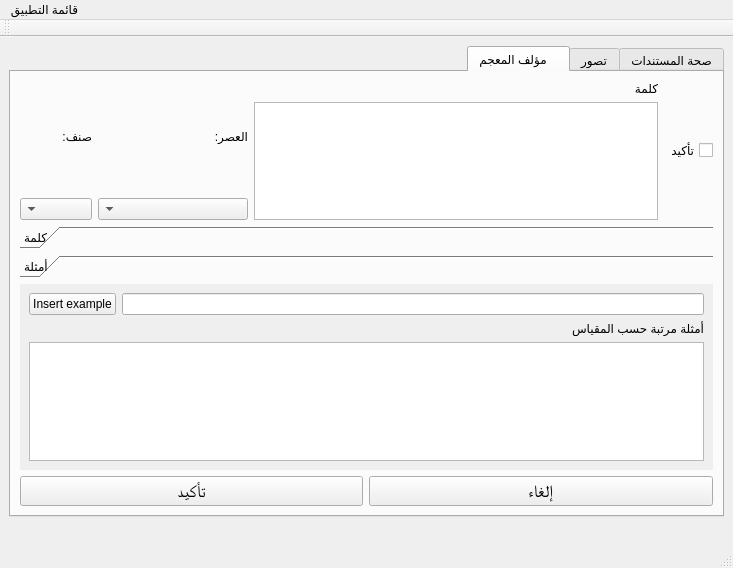
<?xml version="1.0" encoding="UTF-8"?>
<ui version="4.0">
 <class>MainWindow</class>
 <widget class="QMainWindow" name="MainWindow">
  <property name="geometry">
   <rect>
    <x>0</x>
    <y>0</y>
    <width>733</width>
    <height>568</height>
   </rect>
  </property>
  <property name="windowTitle">
   <string>MainWindow</string>
  </property>
  <property name="locale">
   <locale language="Arabic" country="Egypt"/>
  </property>
  <widget class="QWidget" name="centralwidget">
   <layout class="QVBoxLayout" name="verticalLayout_3">
    <item>
     <widget class="QTabWidget" name="tabWidget">
      <property name="layoutDirection">
       <enum>Qt::RightToLeft</enum>
      </property>
      <property name="autoFillBackground">
       <bool>true</bool>
      </property>
      <property name="styleSheet">
       <string notr="true">font: 75 13pt &quot;Bitstream Charter&quot;;</string>
      </property>
      <property name="currentIndex">
       <number>2</number>
      </property>
      <widget class="QWidget" name="tab_3">
       <attribute name="title">
        <string>صحة المستندات</string>
       </attribute>
       <layout class="QHBoxLayout" name="horizontalLayout_3">
        <item>
         <widget class="QGroupBox" name="groupBox">
          <property name="layoutDirection">
           <enum>Qt::RightToLeft</enum>
          </property>
          <property name="autoFillBackground">
           <bool>true</bool>
          </property>
          <property name="styleSheet">
           <string notr="true">font: 75 16pt &quot;Bitstream Charter&quot;;</string>
          </property>
          <property name="title">
           <string>تسجيل الدخول الاشتراك</string>
          </property>
          <layout class="QVBoxLayout" name="verticalLayout_4">
           <item>
            <layout class="QGridLayout" name="gridLayout_4">
             <property name="sizeConstraint">
              <enum>QLayout::SetMinAndMaxSize</enum>
             </property>
             <item row="5" column="0">
              <widget class="QPushButton" name="pushButton">
               <property name="text">
                <string>تسجيل الدخول</string>
               </property>
              </widget>
             </item>
             <item row="2" column="0">
              <widget class="QTextEdit" name="textEdit_2"/>
             </item>
             <item row="3" column="0">
              <widget class="QLabel" name="label_2">
               <property name="styleSheet">
                <string notr="true">font: 75 11pt &quot;Bitstream Charter&quot;;</string>
               </property>
               <property name="text">
                <string>كلمة السر</string>
               </property>
              </widget>
             </item>
             <item row="1" column="0">
              <widget class="QLabel" name="label">
               <property name="autoFillBackground">
                <bool>true</bool>
               </property>
               <property name="styleSheet">
                <string notr="true">font: 75 11pt &quot;Bitstream Charter&quot;;
font: 75 11pt &quot;Bitstream Charter&quot;;</string>
               </property>
               <property name="text">
                <string>مؤلف المعجم</string>
               </property>
              </widget>
             </item>
             <item row="4" column="0">
              <widget class="QTextEdit" name="textEdit">
               <property name="tabChangesFocus">
                <bool>true</bool>
               </property>
              </widget>
             </item>
            </layout>
           </item>
          </layout>
         </widget>
        </item>
       </layout>
      </widget>
      <widget class="QWidget" name="tab_4">
       <attribute name="title">
        <string>تصور</string>
       </attribute>
       <layout class="QHBoxLayout" name="horizontalLayout">
        <item>
         <layout class="QGridLayout" name="gridLayout_5">
          <item row="0" column="1">
           <widget class="QPushButton" name="corpushow">
            <property name="text">
             <string>عرض كوربوس العربية</string>
            </property>
           </widget>
          </item>
          <item row="1" column="1">
           <widget class="QPushButton" name="quittershow">
            <property name="layoutDirection">
             <enum>Qt::RightToLeft</enum>
            </property>
            <property name="autoFillBackground">
             <bool>true</bool>
            </property>
            <property name="text">
             <string>ترك</string>
            </property>
            <property name="checkable">
             <bool>true</bool>
            </property>
            <property name="checked">
             <bool>false</bool>
            </property>
           </widget>
          </item>
         </layout>
        </item>
        <item>
         <layout class="QGridLayout" name="gridLayout_6">
          <item row="0" column="0">
           <widget class="QLabel" name="label_8">
            <property name="text">
             <string>هيكل من محتويات كوربوس العربية</string>
            </property>
           </widget>
          </item>
          <item row="1" column="0">
           <widget class="QTreeView" name="treeView"/>
          </item>
          <item row="3" column="0">
           <widget class="QListView" name="listView">
            <property name="layoutDirection">
             <enum>Qt::RightToLeft</enum>
            </property>
            <property name="autoFillBackground">
             <bool>true</bool>
            </property>
            <property name="styleSheet">
             <string notr="true">
font: 75 11pt &quot;Bitstream Charter&quot;;
</string>
            </property>
           </widget>
          </item>
          <item row="2" column="0">
           <widget class="QLabel" name="label_9">
            <property name="text">
             <string>المحتوى المحدد</string>
            </property>
           </widget>
          </item>
         </layout>
        </item>
       </layout>
      </widget>
      <widget class="QWidget" name="tab_5">
       <attribute name="title">
        <string>مؤلف المعجم   </string>
       </attribute>
       <layout class="QVBoxLayout" name="verticalLayout">
        <item>
         <layout class="QHBoxLayout" name="horizontalLayout_7">
          <item>
           <widget class="QCheckBox" name="checkword">
            <property name="text">
             <string>تأكيد</string>
            </property>
           </widget>
          </item>
          <item>
           <layout class="QHBoxLayout" name="horizontalLayout_6">
            <item>
             <layout class="QGridLayout" name="gridLayout_2">
              <item row="0" column="0">
               <widget class="QLabel" name="label_3">
                <property name="text">
                 <string>كلمة</string>
                </property>
               </widget>
              </item>
              <item row="1" column="0">
               <widget class="QTextEdit" name="wordtext">
                <property name="overwriteMode">
                 <bool>false</bool>
                </property>
               </widget>
              </item>
             </layout>
            </item>
            <item>
             <layout class="QHBoxLayout" name="horizontalLayout_5">
              <item>
               <layout class="QVBoxLayout" name="verticalLayout_6">
                <item>
                 <widget class="QLabel" name="label_6">
                  <property name="text">
                   <string>العصر:</string>
                  </property>
                 </widget>
                </item>
                <item>
                 <widget class="QComboBox" name="period">
                  <property name="minimumSize">
                   <size>
                    <width>150</width>
                    <height>0</height>
                   </size>
                  </property>
                 </widget>
                </item>
               </layout>
              </item>
              <item>
               <layout class="QVBoxLayout" name="verticalLayout_7">
                <item>
                 <widget class="QLabel" name="label_7">
                  <property name="text">
                   <string>صنف:</string>
                  </property>
                 </widget>
                </item>
                <item>
                 <widget class="QComboBox" name="genre"/>
                </item>
               </layout>
              </item>
             </layout>
            </item>
           </layout>
          </item>
         </layout>
        </item>
        <item>
         <widget class="QToolBox" name="toolBox">
          <property name="layoutDirection">
           <enum>Qt::RightToLeft</enum>
          </property>
          <property name="currentIndex">
           <number>1</number>
          </property>
          <widget class="QWidget" name="page">
           <property name="geometry">
            <rect>
             <x>0</x>
             <y>0</y>
             <width>679</width>
             <height>154</height>
            </rect>
           </property>
           <property name="mouseTracking">
            <bool>false</bool>
           </property>
           <attribute name="label">
            <string>كلمة</string>
           </attribute>
           <layout class="QVBoxLayout" name="verticalLayout_10">
            <item>
             <layout class="QHBoxLayout" name="horizontalLayout_8">
              <item>
               <widget class="QLineEdit" name="editmeaning">
                <property name="layoutDirection">
                 <enum>Qt::RightToLeft</enum>
                </property>
                <property name="text">
                 <string/>
                </property>
               </widget>
              </item>
              <item>
               <widget class="QPushButton" name="insertmeaning">
                <property name="text">
                 <string>Insert</string>
                </property>
               </widget>
              </item>
             </layout>
            </item>
            <item>
             <widget class="QLabel" name="label_5">
              <property name="text">
               <string>معنى</string>
              </property>
             </widget>
            </item>
            <item>
             <widget class="QTableWidget" name="listmeaning">
              <attribute name="horizontalHeaderStretchLastSection">
               <bool>true</bool>
              </attribute>
              <attribute name="verticalHeaderStretchLastSection">
               <bool>true</bool>
              </attribute>
             </widget>
            </item>
           </layout>
          </widget>
          <widget class="QWidget" name="Examples">
           <property name="geometry">
            <rect>
             <x>0</x>
             <y>0</y>
             <width>679</width>
             <height>162</height>
            </rect>
           </property>
           <attribute name="label">
            <string>أمثلة</string>
           </attribute>
           <layout class="QVBoxLayout" name="verticalLayout_11">
            <item>
             <layout class="QHBoxLayout" name="horizontalLayout_4"/>
            </item>
            <item>
             <layout class="QHBoxLayout" name="horizontalLayout_9">
              <item>
               <widget class="QLineEdit" name="modifyexample"/>
              </item>
              <item>
               <widget class="QPushButton" name="insertexample">
                <property name="text">
                 <string>Insert example</string>
                </property>
               </widget>
              </item>
             </layout>
            </item>
            <item>
             <widget class="QLabel" name="label_4">
              <property name="text">
               <string>أمثلة مرتبة حسب المقياس</string>
              </property>
             </widget>
            </item>
            <item>
             <widget class="QTableWidget" name="exampleslist">
              <attribute name="horizontalHeaderStretchLastSection">
               <bool>true</bool>
              </attribute>
              <attribute name="verticalHeaderStretchLastSection">
               <bool>true</bool>
              </attribute>
             </widget>
            </item>
           </layout>
          </widget>
         </widget>
        </item>
        <item>
         <layout class="QHBoxLayout" name="horizontalLayout_19">
          <item>
           <widget class="QPushButton" name="pushButton_5">
            <property name="font">
             <font>
              <family>Bitstream Charter</family>
              <pointsize>13</pointsize>
              <weight>9</weight>
              <italic>false</italic>
              <bold>false</bold>
             </font>
            </property>
            <property name="text">
             <string>إلغاء</string>
            </property>
           </widget>
          </item>
          <item>
           <widget class="QPushButton" name="pushButton_4">
            <property name="font">
             <font>
              <family>Bitstream Charter</family>
              <pointsize>13</pointsize>
              <weight>9</weight>
              <italic>false</italic>
              <bold>false</bold>
             </font>
            </property>
            <property name="text">
             <string>تأكيد</string>
            </property>
           </widget>
          </item>
         </layout>
        </item>
       </layout>
      </widget>
     </widget>
    </item>
    <item>
     <layout class="QHBoxLayout" name="horizontalLayout_2">
      <item>
       <spacer name="horizontalSpacer_4">
        <property name="orientation">
         <enum>Qt::Horizontal</enum>
        </property>
        <property name="sizeType">
         <enum>QSizePolicy::Maximum</enum>
        </property>
        <property name="sizeHint" stdset="0">
         <size>
          <width>100</width>
          <height>20</height>
         </size>
        </property>
       </spacer>
      </item>
      <item>
       <spacer name="horizontalSpacer_2">
        <property name="orientation">
         <enum>Qt::Horizontal</enum>
        </property>
        <property name="sizeType">
         <enum>QSizePolicy::Maximum</enum>
        </property>
        <property name="sizeHint" stdset="0">
         <size>
          <width>50</width>
          <height>20</height>
         </size>
        </property>
       </spacer>
      </item>
      <item>
       <spacer name="horizontalSpacer_3">
        <property name="orientation">
         <enum>Qt::Horizontal</enum>
        </property>
        <property name="sizeType">
         <enum>QSizePolicy::Maximum</enum>
        </property>
        <property name="sizeHint" stdset="0">
         <size>
          <width>100</width>
          <height>20</height>
         </size>
        </property>
       </spacer>
      </item>
     </layout>
    </item>
   </layout>
  </widget>
  <widget class="QMenuBar" name="menubar">
   <property name="geometry">
    <rect>
     <x>0</x>
     <y>0</y>
     <width>733</width>
     <height>20</height>
    </rect>
   </property>
   <widget class="QMenu" name="menu">
    <property name="font">
     <font>
      <family>Bitstream Charter</family>
      <pointsize>12</pointsize>
      <weight>75</weight>
      <bold>true</bold>
     </font>
    </property>
    <property name="layoutDirection">
     <enum>Qt::RightToLeft</enum>
    </property>
    <property name="title">
     <string>قائمة التطبيق</string>
    </property>
    <addaction name="actionquit"/>
   </widget>
   <addaction name="menu"/>
  </widget>
  <widget class="QStatusBar" name="statusbar"/>
  <widget class="QToolBar" name="toolBar">
   <property name="windowTitle">
    <string>toolBar</string>
   </property>
   <property name="autoFillBackground">
    <bool>true</bool>
   </property>
   <attribute name="toolBarArea">
    <enum>TopToolBarArea</enum>
   </attribute>
   <attribute name="toolBarBreak">
    <bool>false</bool>
   </attribute>
  </widget>
  <action name="actionquit">
   <property name="text">
    <string>&amp;quit</string>
   </property>
   <property name="font">
    <font>
     <family>Bitstream Charter</family>
     <pointsize>12</pointsize>
     <weight>75</weight>
     <bold>true</bold>
    </font>
   </property>
  </action>
 </widget>
 <resources/>
 <connections/>
</ui>
